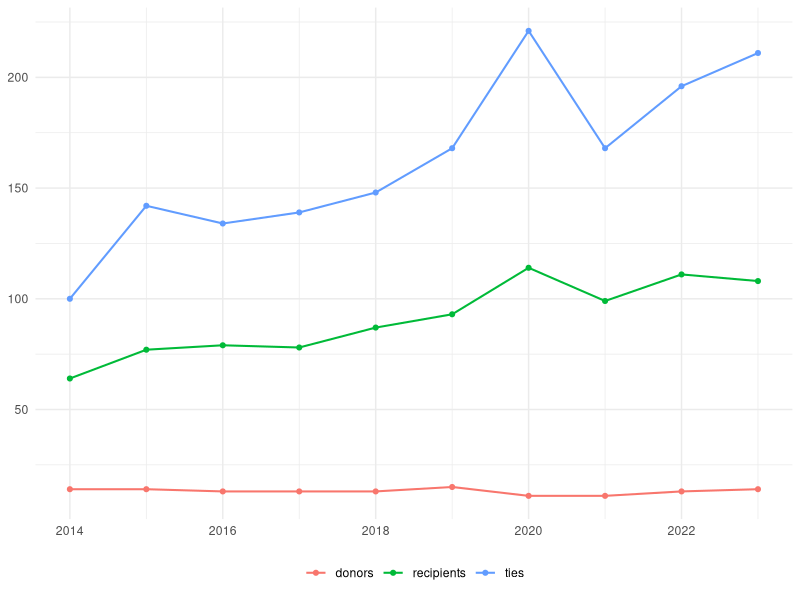
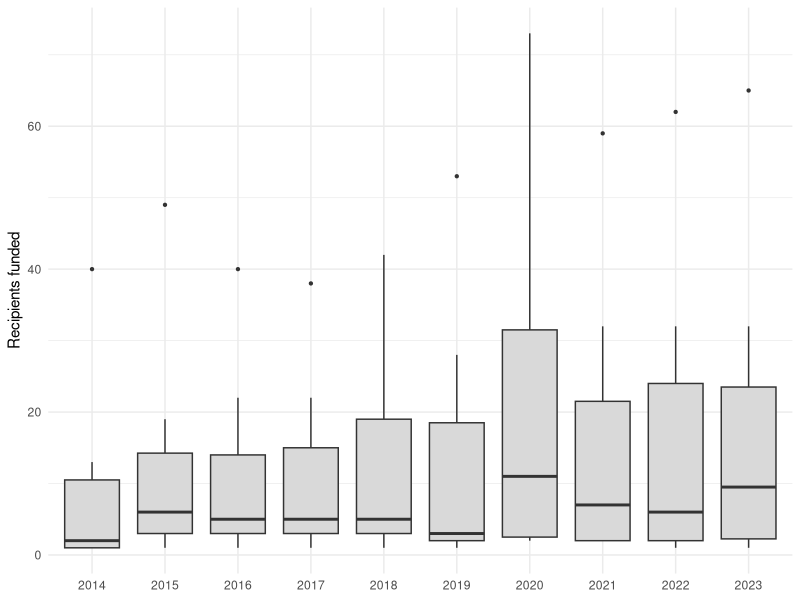
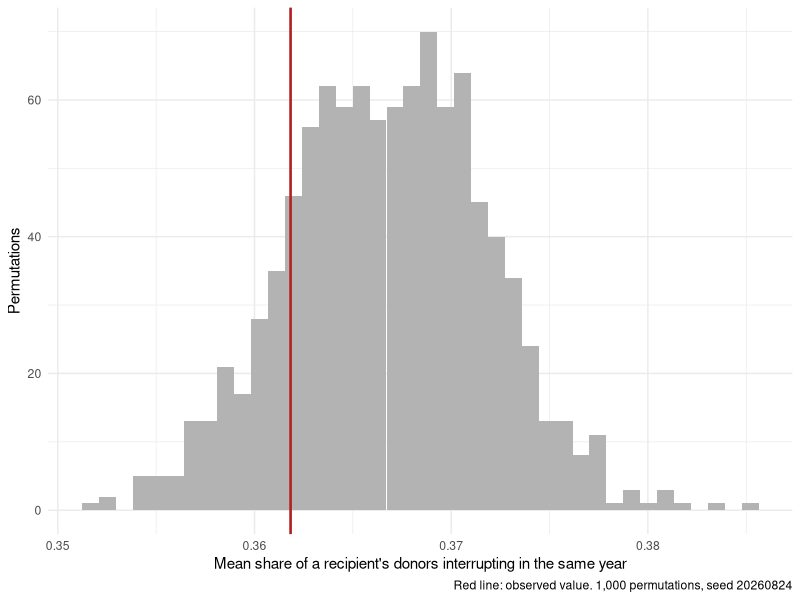

The R source for these figures, in order:
## ---- chunk 1
#| label: setup
library(tidyverse)
library(igraph)
library(conflicted)
conflict_prefer("filter", "dplyr")
conflict_prefer("select", "dplyr")
conflict_prefer("simplify", "igraph")
conflict_prefer("union", "dplyr")

structural <- read_csv("../data/interim/structural.csv", show_col_types = FALSE)
model_data <- read_csv("../data/processed/model_data_year.csv", show_col_types = FALSE)
## ---- chunk 2
#| label: edges
edges <- structural |>
  filter(cum_commit > 0) |>
  transmute(donor = donor_ref, recipient = country, year,
            weight = cum_commit)

edges |>
  summarise(
    ties       = n(),
    donors     = n_distinct(donor),
    recipients = n_distinct(recipient),
    years      = n_distinct(year)
  )
## ---- chunk 3
#| label: fig-density
#| fig-cap: "Ties, donors and recipients present in each year"
edges |>
  summarise(donors = n_distinct(donor), recipients = n_distinct(recipient),
            ties = n(), .by = year) |>
  pivot_longer(-year) |>
  ggplot(aes(year, value, colour = name)) +
  geom_line(linewidth = 0.7) +
  geom_point(size = 1.4) +
  labs(x = NULL, y = NULL, colour = NULL) +
  theme_minimal(base_size = 11) +
  theme(legend.position = "bottom")
## ---- chunk 4
#| label: donor-centrality
donor_year <- edges |>
  group_split(year) |>
  map(\(d) {
    g <- graph_from_data_frame(d |> select(donor, recipient), directed = FALSE)
    V(g)$type <- V(g)$name %in% d$recipient   # bipartite marker
    tibble(
      donor       = V(g)$name,
      is_donor    = !V(g)$type,
      year        = d$year[1],
      net_degree  = degree(g),
      net_between = betweenness(g, normalized = TRUE),
      net_eigen   = eigen_centrality(g)$vector
    ) |>
      filter(is_donor) |>
      select(-is_donor)
  }) |>
  list_rbind()

donor_year |>
  summarise(across(c(net_degree, net_between, net_eigen),
                   list(median = median, max = max))) |>
  pivot_longer(everything())
## ---- chunk 5
#| label: fig-degree
#| fig-cap: "Portfolio breadth: recipients per donor, by year"
donor_year |>
  ggplot(aes(factor(year), net_degree)) +
  geom_boxplot(fill = "grey85", outlier.size = 0.8) +
  labs(x = NULL, y = "Recipients funded") +
  theme_minimal(base_size = 11)
## ---- chunk 6
#| label: projection
donor_peers <- edges |>
  group_split(year) |>
  map(\(d) {
    g <- graph_from_data_frame(d |> select(donor, recipient), directed = FALSE)
    V(g)$type <- V(g)$name %in% d$recipient
    proj <- bipartite_projection(g, which = "false")   # donor side
    tibble(
      donor          = V(proj)$name,
      year           = d$year[1],
      net_peers      = degree(proj),
      net_peer_str   = strength(proj)
    )
  }) |>
  list_rbind()

donor_peers |>
  summarise(median_peers = median(net_peers), max_peers = max(net_peers),
            .by = year) |>
  arrange(year)
## ---- chunk 7
#| label: assemble
network_vars <- donor_year |>
  left_join(donor_peers, by = c("donor", "year")) |>
  rename(donor_ref = donor)

network_vars |> glimpse()

write_csv(network_vars, "../data/processed/network_donor_year.csv")
## ---- chunk 8
#| label: join-check
model_data |>
  left_join(network_vars, by = c("donor_ref", "year")) |>
  summarise(
    rows            = n(),
    net_degree_ok   = sum(!is.na(net_degree)),
    pct_matched     = round(100 * mean(!is.na(net_degree)))
  )
## ---- chunk 9
#| label: contagion
set.seed(20260824)   # fixed: a permutation test is stochastic

obs_panel <- model_data |>
  filter(!is.na(interrupted_flag)) |>
  distinct(donor_ref, recipient_main, year, interrupted_flag)

# Observed: mean number of donors interrupting in the same recipient-year,
# counting only recipient-years where more than one donor is present.
co_occurrence <- function(df) {
  df |>
    summarise(n_donors = n(), n_interrupted = sum(interrupted_flag),
              .by = c(recipient_main, year)) |>
    filter(n_donors > 1) |>
    summarise(mean_share = mean(n_interrupted / n_donors)) |>
    pull(mean_share)
}

observed <- co_occurrence(obs_panel)

null_dist <- map_dbl(1:1000, \(i) {
  obs_panel |>
    mutate(interrupted_flag = sample(interrupted_flag), .by = donor_ref) |>
    co_occurrence()
})

tibble(
  observed   = round(observed, 4),
  null_mean  = round(mean(null_dist), 4),
  null_sd    = round(sd(null_dist), 4),
  p_value    = round(mean(null_dist >= observed), 4)
)
## ---- chunk 10
#| label: fig-contagion
#| fig-cap: "Observed within-recipient co-interruption against a permutation null"
tibble(null = null_dist) |>
  ggplot(aes(null)) +
  geom_histogram(bins = 40, fill = "grey70") +
  geom_vline(xintercept = observed, colour = "firebrick", linewidth = 0.9) +
  labs(x = "Mean share of a recipient's donors interrupting in the same year",
       y = "Permutations",
       caption = "Red line: observed value. 1,000 permutations, seed 20260824") +
  theme_minimal(base_size = 11)
## ---- chunk 11
#| label: save
write_csv(network_vars, "../data/processed/network_donor_year.csv")
